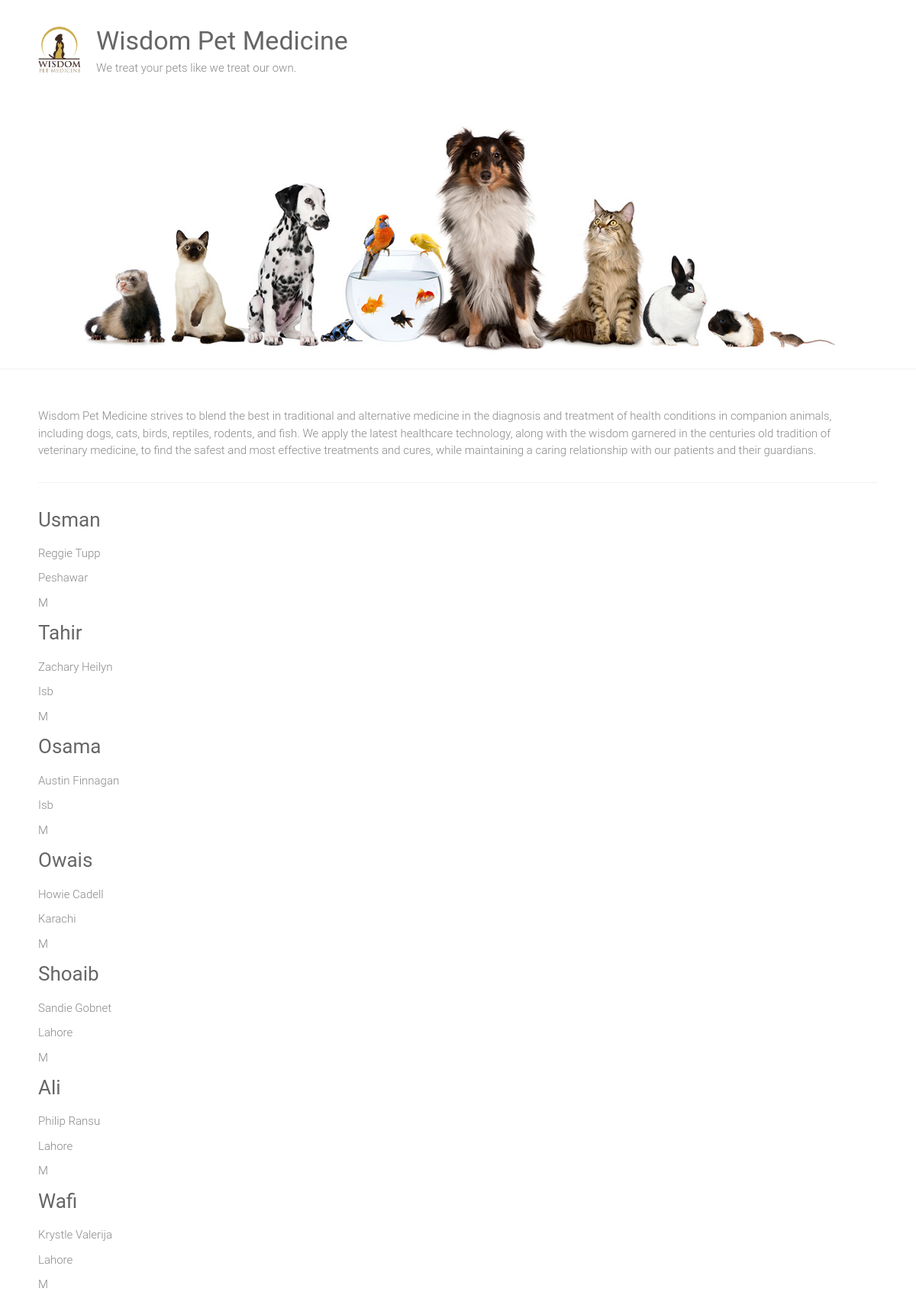
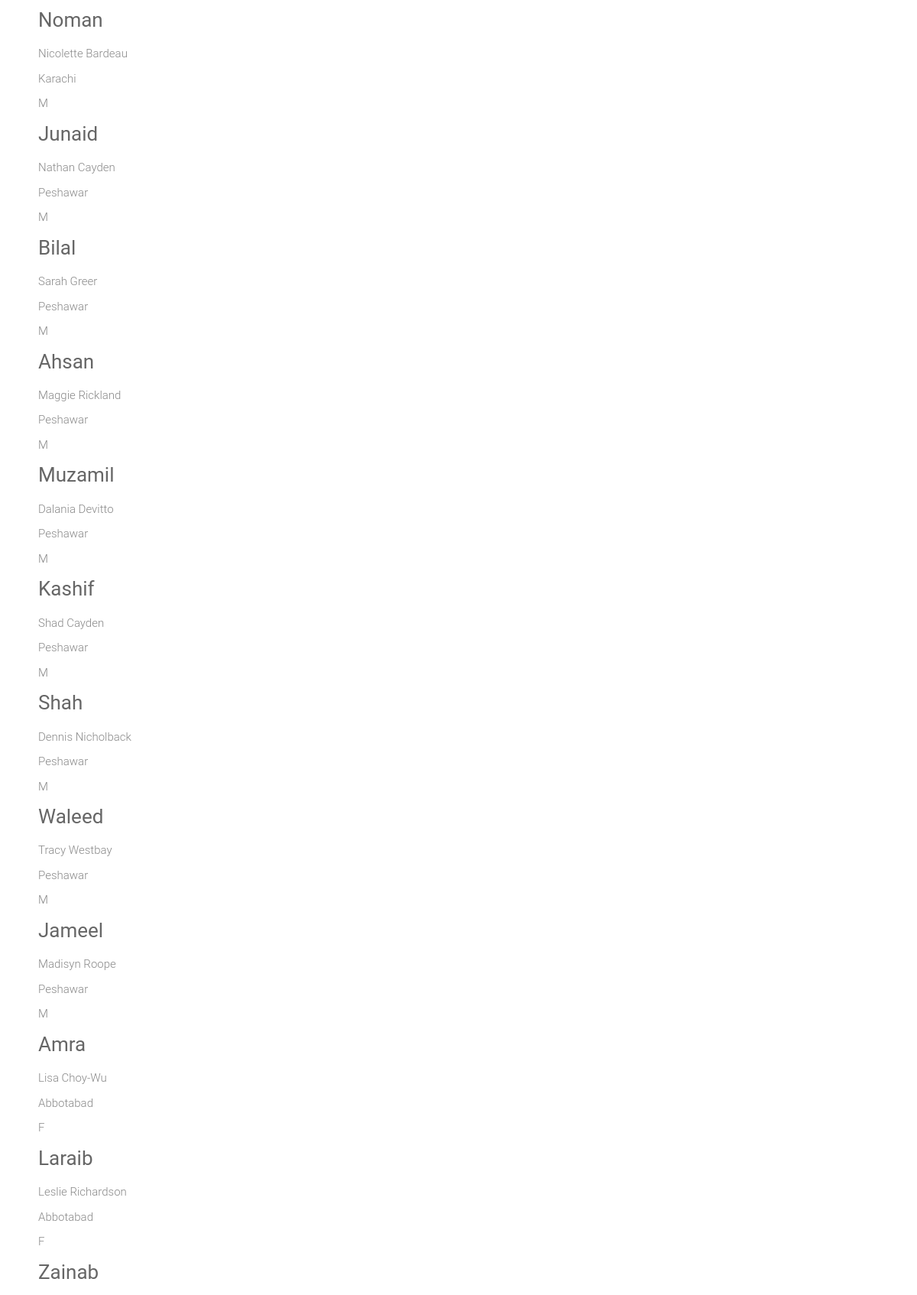
The page / (upper part) on the database its author committed (2 pictures, top to bottom).
### firstapp/models.py (models this page shows)
class Admission(models.Model):
	SEX_CHOICES=[('M', 'Male'), ('F','Female')]
	name= models.CharField(max_length=100)
	father_name= models.CharField(max_length=100)
	city= models.CharField(max_length=100, blank=True)
	score= models.CharField(max_length=100)
	sex=models.CharField(max_length=1, choices=SEX_CHOICES, blank=True)
	birth_date=models.DateTimeField()
	age=models.IntegerField(null=True)
	vaccinations=models.ManyToManyField('Vaccine', blank=True)

### firstapp/views.py (the view)
# urls.py: path('', views.home, name='home'),
def home(request):
	admission=Admission.objects.all()
	return render(request,'home.html', {'admission':admission})

### firstapp/templates/home.html
{% extends "base.html" %}
{% block content %}
<div>
{% for student in admission %}
	<div class="studentname">
		<a href="{% url 'student_detail' student.id %}">
		<h3>{{student.name|capfirst }}</h3>
		</a>
		<p> {{student.father_name}}</p>
		<p> {{student.city}}</p>
		<p> {{student.sex}}</p>
	</div>
{% endfor %}
</div>
{% endblock %}

### firstapp/templates/base.html (shortened to what this page needs)
{% load static%}
<html lang="en-US">
    <head>
        <link rel="stylesheet" id="ample-style-css" href="{% static 'style.css' %}" type="text/css" media="all">
    </head>
    <body class="wide">
        <div id="page" class="hfeed site">
            <header>
                <div class="header">
                    <div class="main-head-wrap inner-wrap clearfix">
                        <div id="header-logo-image">
                            <a href="/">
                                <img src="{% static '/images/logo.png' %}" alt="Wisdom Pet Medicine">
                            </a>
                        </div>
                        <div id="header-text" class="">
                            <h1 id="site-title">
                                <a href="/" title="Wisdom Pet Medicine" rel="home">Wisdom Pet Medicine</a>
                            </h1>
                            <p>We treat your pets like we treat our own.</p>
                        </div>
                    </div>
                    <img src="{% static '/images/header.jpg' %}" alt="Wisdom Pet Medicine">
                </div>
            </header>
            <div class="main-wrapper">
                <div class="single-page clearfix">
                    <div class="inner-wrap">
                        <p>Wisdom Pet Medicine strives to blend the best in traditional and alternative medicine in the diagnosis and treatment of health conditions in companion animals, including dogs, cats, birds, reptiles, rodents, and fish. We apply the latest healthcare technology, along with the wisdom garnered in the centuries old tradition of veterinary medicine, to find the safest and most effective treatments and cures, while maintaining a caring relationship with our patients and their guardians.</p>
                        <hr>
                        <div>
                        {% block content %}
                        {% endblock %}
                        </div>
                    </div>
                </div>
            </div>
        </div>
    </body>
</html>

### static/style.css (style rules this page uses)
html, body, div, span, applet, object, iframe, h1, h2, h3, h4, h5, h6, p, blockquote, pre, a, abbr, acronym, address, big, cite, code, del, dfn, em, font, ins, kbd, q, s, samp, small, strike, strong, sub, sup, tt, var, dl, dt, dd, ol, ul, li, fieldset, form, label, legend, table, caption, tbody, tfoot, thead, tr, th, td { border: 0; font: inherit; font-size: 100%; font-style: inherit; font-weight: inherit; margin: 0; outline: 0; padding: 0; vertical-align: baseline; }
html { overflow-y: scroll; -webkit-text-size-adjust: 100%; -ms-text-size-adjust: 100%; }
article, aside, details, figcaption, figure, footer, header, main, nav, section { display: block; }
h1, h2, h3, h4, h5, h6 { color: #666666; line-height: 1.4; padding-bottom: 15px; font-weight: normal; }
h1 { font-size: 30px; }
h3 { font-size: 26px; }
body, button, input, select, textarea { color: #888888; font-size: 15px; line-height: 1.5; font-family: 'Roboto', sans-serif; font-weight: 300; }
p { color: #888888; font-size: 15px; line-height: 1.5; margin-bottom: 15px; font-weight: 300; }
body { background: #f2f2f2; }
hr { border-color: #f2f2f2; border-style: solid none none; border-width: 1px 0 0; height: 0; margin: 30px 0; }
a { color: #80abc8; text-decoration: none; -webkit-transition: 0.25s ease-in-out; -moz-transition: 0.25s ease-in-out; transition: 0.25s ease-in-out; -ms-transition: 0.25s ease-in-out; -o-transition: 0.25s ease-in-out; }
img { max-width: 100%; height: auto; vertical-align: top; margin-bottom: 18px; }
a img { border: 0; }
.clearfix:after { visibility: hidden; display: block; font-size: 0; content: " "; clear: both; height: 0; }
.clearfix { display: inline-block; }
.clearfix { display: block; }
body { padding-top: 30px; padding-bottom: 30px; }
body.wide { padding-top: 0; padding-bottom: 0; }
#page { background-color: #ffffff; margin: 0 auto; max-width: 1180px; box-shadow: 0 1px 2px 0 rgba(0, 0, 0, 0.1); }
.wide #page { max-width: 100%; }
.inner-wrap { max-width: 1100px; margin: 0 auto; }
.main-head-wrap { padding: 30px 0; }
.header { border-bottom: 1px solid #f2f2f2; }
#header-logo-image { float: left; padding: 5px 20px 5px 0; max-width: 100%; }
#header-logo-image img { margin-bottom: 0px; max-height: 60px; height: auto; width: auto; }
#header-text { float: left; padding-right: 20px; }
#site-title { padding-bottom: 0; }
#site-title a { color: #666666; font-size: 34px; }
.single-page { margin-top: 50px; }
.single-page p { margin-bottom: 10px; }

### rows shown on the page
Admission: name "Usman", father_name "Reggie Tupp", city "Peshawar", sex "M"
Admission: name "Tahir", father_name "Zachary Heilyn", city "Isb", sex "M"
Admission: name "Osama", father_name "Austin Finnagan", city "Isb", sex "M"
Admission: name "Owais", father_name "Howie Cadell", city "Karachi", sex "M"
Admission: name "Shoaib", father_name "Sandie Gobnet", city "Lahore", sex "M"
Admission: name "Ali", father_name "Philip Ransu", city "Lahore", sex "M"
Admission: name "Wafi", father_name "Krystle Valerija", city "Lahore", sex "M"
Admission: name "Noman", father_name "Nicolette Bardeau", city "Karachi", sex "M"
Admission: name "Junaid", father_name "Nathan Cayden", city "Peshawar", sex "M"
Admission: name "Bilal", father_name "Sarah Greer", city "Peshawar", sex "M"
Admission: name "Ahsan", father_name "Maggie Rickland", city "Peshawar", sex "M"
Admission: name "Muzamil", father_name "Dalania Devitto", city "Peshawar", sex "M"
Admission: name "Kashif", father_name "Shad Cayden", city "Peshawar", sex "M"
Admission: name "Shah", father_name "Dennis Nicholback", city "Peshawar", sex "M"
Admission: name "Waleed", father_name "Tracy Westbay", city "Peshawar", sex "M"
Admission: name "Jameel", father_name "Madisyn Roope", city "Peshawar", sex "M"
Admission: name "Amra", father_name "Lisa Choy-Wu", city "Abbotabad", sex "F"
Admission: name "Laraib", father_name "Leslie Richardson", city "Abbotabad", sex "F"
Admission: name "Zainab"
